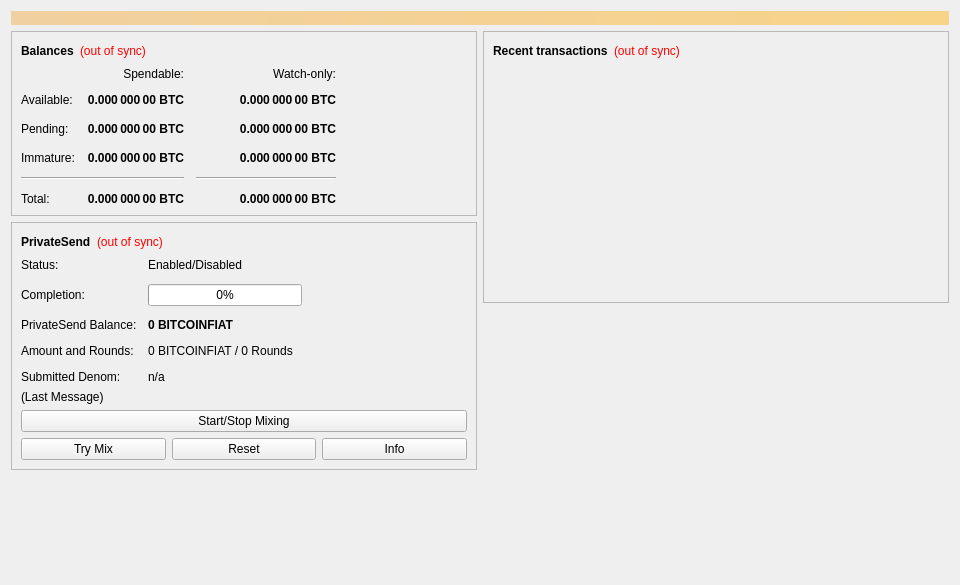
<?xml version="1.0" encoding="UTF-8"?>
<ui version="4.0">
 <class>OverviewPage</class>
 <widget class="QWidget" name="OverviewPage">
  <property name="geometry">
   <rect>
    <x>0</x>
    <y>0</y>
    <width>960</width>
    <height>585</height>
   </rect>
  </property>
  <property name="minimumSize">
   <size>
    <width>960</width>
    <height>0</height>
   </size>
  </property>
  <property name="windowTitle">
   <string>Form</string>
  </property>
  <layout class="QVBoxLayout" name="topLayout">
   <item>
    <widget class="QLabel" name="labelAlerts">
     <property name="visible">
      <bool>false</bool>
     </property>
     <property name="styleSheet">
      <string notr="true">QLabel { background-color: qlineargradient(x1: 0, y1: 0, x2: 1, y2: 0, stop:0 #F0D0A0, stop:1 #F8D488); color:#000000; }</string>
     </property>
     <property name="wordWrap">
      <bool>true</bool>
     </property>
     <property name="margin">
      <number>3</number>
     </property>
     <property name="textInteractionFlags">
      <set>Qt::TextSelectableByMouse</set>
     </property>
    </widget>
   </item>
   <item>
    <layout class="QHBoxLayout" name="horizontalLayout" stretch="1,1">
     <item>
      <layout class="QVBoxLayout" name="verticalLayout_2">
       <item>
        <widget class="QFrame" name="frame">
         <property name="frameShape">
          <enum>QFrame::StyledPanel</enum>
         </property>
         <property name="frameShadow">
          <enum>QFrame::Raised</enum>
         </property>
         <layout class="QVBoxLayout" name="verticalLayout_4">
          <item>
           <layout class="QHBoxLayout" name="horizontalLayout_4">
            <item>
             <widget class="QLabel" name="label_5">
              <property name="font">
               <font>
                <weight>75</weight>
                <bold>true</bold>
               </font>
              </property>
              <property name="text">
               <string>Balances</string>
              </property>
             </widget>
            </item>
            <item>
             <widget class="QLabel" name="labelWalletStatus">
              <property name="toolTip">
               <string>The displayed information may be out of date. Your wallet automatically synchronizes with the Bitcoinfiat network after a connection is established, but this process has not completed yet.</string>
              </property>
              <property name="styleSheet">
               <string notr="true">QLabel { color: red; }</string>
              </property>
              <property name="text">
               <string notr="true">(out of sync)</string>
              </property>
              <property name="alignment">
               <set>Qt::AlignLeading|Qt::AlignLeft|Qt::AlignVCenter</set>
              </property>
             </widget>
            </item>
            <item>
             <spacer name="horizontalSpacer_3">
              <property name="orientation">
               <enum>Qt::Horizontal</enum>
              </property>
              <property name="sizeHint" stdset="0">
               <size>
                <width>40</width>
                <height>20</height>
               </size>
              </property>
             </spacer>
            </item>
           </layout>
          </item>
          <item>
           <layout class="QGridLayout" name="gridLayout">
            <property name="spacing">
             <number>12</number>
            </property>
            <item row="2" column="2">
             <widget class="QLabel" name="labelWatchPending">
              <property name="font">
               <font>
                <weight>75</weight>
                <bold>true</bold>
               </font>
              </property>
              <property name="cursor">
               <cursorShape>IBeamCursor</cursorShape>
              </property>
              <property name="toolTip">
               <string>Unconfirmed transactions to watch-only addresses</string>
              </property>
              <property name="text">
               <string notr="true">0.000 000 00 BTC</string>
              </property>
              <property name="alignment">
               <set>Qt::AlignRight|Qt::AlignTrailing|Qt::AlignVCenter</set>
              </property>
              <property name="textInteractionFlags">
               <set>Qt::LinksAccessibleByMouse|Qt::TextSelectableByKeyboard|Qt::TextSelectableByMouse</set>
              </property>
             </widget>
            </item>
            <item row="2" column="1">
             <widget class="QLabel" name="labelUnconfirmed">
              <property name="font">
               <font>
                <weight>75</weight>
                <bold>true</bold>
               </font>
              </property>
              <property name="cursor">
               <cursorShape>IBeamCursor</cursorShape>
              </property>
              <property name="toolTip">
               <string>Total of transactions that have yet to be confirmed, and do not yet count toward the spendable balance</string>
              </property>
              <property name="text">
               <string notr="true">0.000 000 00 BTC</string>
              </property>
              <property name="alignment">
               <set>Qt::AlignRight|Qt::AlignTrailing|Qt::AlignVCenter</set>
              </property>
              <property name="textInteractionFlags">
               <set>Qt::LinksAccessibleByMouse|Qt::TextSelectableByKeyboard|Qt::TextSelectableByMouse</set>
              </property>
             </widget>
            </item>
            <item row="3" column="2">
             <widget class="QLabel" name="labelWatchImmature">
              <property name="font">
               <font>
                <weight>75</weight>
                <bold>true</bold>
               </font>
              </property>
              <property name="cursor">
               <cursorShape>IBeamCursor</cursorShape>
              </property>
              <property name="toolTip">
               <string>Mined balance in watch-only addresses that has not yet matured</string>
              </property>
              <property name="text">
               <string notr="true">0.000 000 00 BTC</string>
              </property>
              <property name="alignment">
               <set>Qt::AlignRight|Qt::AlignTrailing|Qt::AlignVCenter</set>
              </property>
              <property name="textInteractionFlags">
               <set>Qt::LinksAccessibleByMouse|Qt::TextSelectableByKeyboard|Qt::TextSelectableByMouse</set>
              </property>
             </widget>
            </item>
            <item row="4" column="0" colspan="2">
             <widget class="Line" name="lineSpendableBalance">
              <property name="orientation">
               <enum>Qt::Horizontal</enum>
              </property>
             </widget>
            </item>
            <item row="4" column="2">
             <widget class="Line" name="lineWatchBalance">
              <property name="sizePolicy">
               <sizepolicy hsizetype="Preferred" vsizetype="Fixed">
                <horstretch>0</horstretch>
                <verstretch>0</verstretch>
               </sizepolicy>
              </property>
              <property name="minimumSize">
               <size>
                <width>140</width>
                <height>0</height>
               </size>
              </property>
              <property name="orientation">
               <enum>Qt::Horizontal</enum>
              </property>
             </widget>
            </item>
            <item row="5" column="0">
             <widget class="QLabel" name="labelTotalText">
              <property name="text">
               <string>Total:</string>
              </property>
             </widget>
            </item>
            <item row="3" column="1">
             <widget class="QLabel" name="labelImmature">
              <property name="font">
               <font>
                <weight>75</weight>
                <bold>true</bold>
               </font>
              </property>
              <property name="cursor">
               <cursorShape>IBeamCursor</cursorShape>
              </property>
              <property name="toolTip">
               <string>Mined balance that has not yet matured</string>
              </property>
              <property name="text">
               <string notr="true">0.000 000 00 BTC</string>
              </property>
              <property name="alignment">
               <set>Qt::AlignRight|Qt::AlignTrailing|Qt::AlignVCenter</set>
              </property>
              <property name="textInteractionFlags">
               <set>Qt::LinksAccessibleByMouse|Qt::TextSelectableByKeyboard|Qt::TextSelectableByMouse</set>
              </property>
             </widget>
            </item>
            <item row="2" column="3">
             <spacer name="horizontalSpacer_2">
              <property name="orientation">
               <enum>Qt::Horizontal</enum>
              </property>
              <property name="sizeHint" stdset="0">
               <size>
                <width>40</width>
                <height>20</height>
               </size>
              </property>
             </spacer>
            </item>
            <item row="3" column="0">
             <widget class="QLabel" name="labelImmatureText">
              <property name="text">
               <string>Immature:</string>
              </property>
             </widget>
            </item>
            <item row="5" column="1">
             <widget class="QLabel" name="labelTotal">
              <property name="font">
               <font>
                <weight>75</weight>
                <bold>true</bold>
               </font>
              </property>
              <property name="cursor">
               <cursorShape>IBeamCursor</cursorShape>
              </property>
              <property name="toolTip">
               <string>Your current total balance</string>
              </property>
              <property name="text">
               <string notr="true">0.000 000 00 BTC</string>
              </property>
              <property name="alignment">
               <set>Qt::AlignRight|Qt::AlignTrailing|Qt::AlignVCenter</set>
              </property>
              <property name="textInteractionFlags">
               <set>Qt::LinksAccessibleByMouse|Qt::TextSelectableByKeyboard|Qt::TextSelectableByMouse</set>
              </property>
             </widget>
            </item>
            <item row="5" column="2">
             <widget class="QLabel" name="labelWatchTotal">
              <property name="font">
               <font>
                <weight>75</weight>
                <bold>true</bold>
               </font>
              </property>
              <property name="cursor">
               <cursorShape>IBeamCursor</cursorShape>
              </property>
              <property name="toolTip">
               <string>Current total balance in watch-only addresses</string>
              </property>
              <property name="text">
               <string notr="true">0.000 000 00 BTC</string>
              </property>
              <property name="alignment">
               <set>Qt::AlignRight|Qt::AlignTrailing|Qt::AlignVCenter</set>
              </property>
              <property name="textInteractionFlags">
               <set>Qt::LinksAccessibleByMouse|Qt::TextSelectableByKeyboard|Qt::TextSelectableByMouse</set>
              </property>
             </widget>
            </item>
            <item row="0" column="2">
             <widget class="QLabel" name="labelWatchonly">
              <property name="text">
               <string>Watch-only:</string>
              </property>
              <property name="alignment">
               <set>Qt::AlignRight|Qt::AlignTrailing|Qt::AlignVCenter</set>
              </property>
             </widget>
            </item>
            <item row="1" column="0">
             <widget class="QLabel" name="labelBalanceText">
              <property name="text">
               <string>Available:</string>
              </property>
             </widget>
            </item>
            <item row="1" column="1">
             <widget class="QLabel" name="labelBalance">
              <property name="font">
               <font>
                <weight>75</weight>
                <bold>true</bold>
               </font>
              </property>
              <property name="cursor">
               <cursorShape>IBeamCursor</cursorShape>
              </property>
              <property name="toolTip">
               <string>Your current spendable balance</string>
              </property>
              <property name="text">
               <string notr="true">0.000 000 00 BTC</string>
              </property>
              <property name="alignment">
               <set>Qt::AlignRight|Qt::AlignTrailing|Qt::AlignVCenter</set>
              </property>
              <property name="textInteractionFlags">
               <set>Qt::LinksAccessibleByMouse|Qt::TextSelectableByKeyboard|Qt::TextSelectableByMouse</set>
              </property>
             </widget>
            </item>
            <item row="1" column="2">
             <widget class="QLabel" name="labelWatchAvailable">
              <property name="font">
               <font>
                <weight>75</weight>
                <bold>true</bold>
               </font>
              </property>
              <property name="cursor">
               <cursorShape>IBeamCursor</cursorShape>
              </property>
              <property name="toolTip">
               <string>Your current balance in watch-only addresses</string>
              </property>
              <property name="text">
               <string notr="true">0.000 000 00 BTC</string>
              </property>
              <property name="alignment">
               <set>Qt::AlignRight|Qt::AlignTrailing|Qt::AlignVCenter</set>
              </property>
              <property name="textInteractionFlags">
               <set>Qt::LinksAccessibleByMouse|Qt::TextSelectableByKeyboard|Qt::TextSelectableByMouse</set>
              </property>
             </widget>
            </item>
            <item row="2" column="0">
             <widget class="QLabel" name="labelPendingText">
              <property name="text">
               <string>Pending:</string>
              </property>
             </widget>
            </item>
            <item row="0" column="1">
             <widget class="QLabel" name="labelSpendable">
              <property name="text">
               <string>Spendable:</string>
              </property>
              <property name="alignment">
               <set>Qt::AlignRight|Qt::AlignTrailing|Qt::AlignVCenter</set>
              </property>
             </widget>
            </item>
           </layout>
          </item>
         </layout>
        </widget>
       </item>
       <item>
        <widget class="QFrame" name="framePrivateSend">
         <property name="layoutDirection">
          <enum>Qt::LeftToRight</enum>
         </property>
         <property name="frameShape">
          <enum>QFrame::StyledPanel</enum>
         </property>
         <property name="frameShadow">
          <enum>QFrame::Raised</enum>
         </property>
         <layout class="QVBoxLayout" name="VerticalLayout_PS1">
          <item>
           <layout class="QHBoxLayout" name="horizontalLayout_5">
            <item>
             <widget class="QLabel" name="labelPrivateSendHeader">
              <property name="font">
               <font>
                <weight>75</weight>
                <bold>true</bold>
               </font>
              </property>
              <property name="text">
               <string>PrivateSend</string>
              </property>
             </widget>
            </item>
            <item>
             <widget class="QLabel" name="labelPrivateSendSyncStatus">
              <property name="toolTip">
               <string>The displayed information may be out of date. Your wallet automatically synchronizes with the Bitcoinfiat network after a connection is established, but this process has not completed yet.</string>
              </property>
              <property name="styleSheet">
               <string notr="true">QLabel { color: red; }</string>
              </property>
              <property name="text">
               <string notr="true">(out of sync)</string>
              </property>
              <property name="alignment">
               <set>Qt::AlignLeading|Qt::AlignLeft|Qt::AlignVCenter</set>
              </property>
             </widget>
            </item>
            <item>
             <spacer name="horizontalSpacer_4">
              <property name="orientation">
               <enum>Qt::Horizontal</enum>
              </property>
              <property name="sizeHint" stdset="0">
               <size>
                <width>40</width>
                <height>20</height>
               </size>
              </property>
             </spacer>
            </item>
           </layout>
          </item>
          <item>
           <layout class="QFormLayout" name="privateSendFormLayout">
            <property name="fieldGrowthPolicy">
             <enum>QFormLayout::AllNonFixedFieldsGrow</enum>
            </property>
            <property name="horizontalSpacing">
             <number>11</number>
            </property>
            <property name="verticalSpacing">
             <number>12</number>
            </property>
            <item row="0" column="0">
             <widget class="QLabel" name="labelPrivateSendEnabledText">
              <property name="text">
               <string>Status:</string>
              </property>
             </widget>
            </item>
            <item row="0" column="1">
             <widget class="QLabel" name="labelPrivateSendEnabled">
              <property name="text">
               <string>Enabled/Disabled</string>
              </property>
             </widget>
            </item>
            <item row="1" column="0">
             <widget class="QLabel" name="labelCompletitionText">
              <property name="text">
               <string>Completion:</string>
              </property>
             </widget>
            </item>
            <item row="1" column="1">
             <widget class="QProgressBar" name="privateSendProgress">
              <property name="maximumSize">
               <size>
                <width>154</width>
                <height>16777215</height>
               </size>
              </property>
              <property name="value">
               <number>0</number>
              </property>
             </widget>
            </item>
            <item row="2" column="0">
             <widget class="QLabel" name="labelAnonymizedText">
              <property name="text">
               <string>PrivateSend Balance:</string>
              </property>
             </widget>
            </item>
            <item row="2" column="1">
             <widget class="QLabel" name="labelAnonymized">
              <property name="font">
               <font>
                <weight>75</weight>
                <bold>true</bold>
               </font>
              </property>
              <property name="text">
               <string notr="true">0 BITCOINFIAT</string>
              </property>
             </widget>
            </item>
            <item row="3" column="0">
             <widget class="QLabel" name="labelAmountAndRoundsText">
              <property name="text">
               <string>Amount and Rounds:</string>
              </property>
             </widget>
            </item>
            <item row="3" column="1">
             <widget class="QLabel" name="labelAmountRounds">
              <property name="text">
               <string>0 BITCOINFIAT / 0 Rounds</string>
              </property>
             </widget>
            </item>
            <item row="4" column="0">
             <widget class="QLabel" name="labelSubmittedDenomText">
              <property name="text">
               <string>Submitted Denom:</string>
              </property>
             </widget>
            </item>
            <item row="4" column="1">
             <widget class="QLabel" name="labelSubmittedDenom">
              <property name="toolTip">
               <string>The denominations you submitted to the Masternode.&lt;br&gt;To mix, other users must submit the exact same denominations.</string>
              </property>
              <property name="text">
               <string>n/a</string>
              </property>
             </widget>
            </item>
           </layout>
          </item>
          <item>
           <layout class="QVBoxLayout" name="VerticalLayout_PS">
            <item>
             <widget class="QLabel" name="labelPrivateSendLastMessage">
              <property name="text">
               <string>(Last Message)</string>
              </property>
              <property name="alignment">
               <set>Qt::AlignLeading|Qt::AlignLeft|Qt::AlignTop</set>
              </property>
              <property name="wordWrap">
               <bool>true</bool>
              </property>
             </widget>
            </item>
            <item>
             <widget class="QPushButton" name="togglePrivateSend">
              <property name="sizePolicy">
               <sizepolicy hsizetype="MinimumExpanding" vsizetype="Fixed">
                <horstretch>0</horstretch>
                <verstretch>0</verstretch>
               </sizepolicy>
              </property>
              <property name="text">
               <string>Start/Stop Mixing</string>
              </property>
             </widget>
            </item>
            <item>
             <layout class="QHBoxLayout" name="horizontalLayout_debugbuttons">
              <item>
               <widget class="QPushButton" name="privateSendAuto">
                <property name="sizePolicy">
                 <sizepolicy hsizetype="MinimumExpanding" vsizetype="Fixed">
                  <horstretch>0</horstretch>
                  <verstretch>0</verstretch>
                 </sizepolicy>
                </property>
                <property name="toolTip">
                 <string>Try to manually submit a PrivateSend request.</string>
                </property>
                <property name="text">
                 <string>Try Mix</string>
                </property>
               </widget>
              </item>
              <item>
               <widget class="QPushButton" name="privateSendReset">
                <property name="sizePolicy">
                 <sizepolicy hsizetype="MinimumExpanding" vsizetype="Fixed">
                  <horstretch>0</horstretch>
                  <verstretch>0</verstretch>
                 </sizepolicy>
                </property>
                <property name="toolTip">
                 <string>Reset the current status of PrivateSend (can interrupt PrivateSend if it's in the process of Mixing, which can cost you money!)</string>
                </property>
                <property name="autoFillBackground">
                 <bool>false</bool>
                </property>
                <property name="text">
                 <string>Reset</string>
                </property>
               </widget>
              </item>
              <item>
               <widget class="QPushButton" name="privateSendInfo">
                <property name="sizePolicy">
                 <sizepolicy hsizetype="MinimumExpanding" vsizetype="Fixed">
                  <horstretch>0</horstretch>
                  <verstretch>0</verstretch>
                 </sizepolicy>
                </property>
                <property name="toolTip">
                 <string>Information about PrivateSend and Mixing</string>
                </property>
                <property name="text">
                 <string>Info</string>
                </property>
               </widget>
              </item>
             </layout>
            </item>
           </layout>
          </item>
         </layout>
        </widget>
       </item>
       <item>
        <spacer name="verticalSpacer">
         <property name="orientation">
          <enum>Qt::Vertical</enum>
         </property>
         <property name="sizeHint" stdset="0">
          <size>
           <width>20</width>
           <height>40</height>
          </size>
         </property>
        </spacer>
       </item>
      </layout>
     </item>
     <item>
      <layout class="QVBoxLayout" name="verticalLayout_3">
       <item>
        <widget class="QFrame" name="frame_2">
         <property name="frameShape">
          <enum>QFrame::StyledPanel</enum>
         </property>
         <property name="frameShadow">
          <enum>QFrame::Raised</enum>
         </property>
         <layout class="QVBoxLayout" name="verticalLayout">
          <item>
           <layout class="QHBoxLayout" name="horizontalLayout_2">
            <item>
             <widget class="QLabel" name="label_4">
              <property name="font">
               <font>
                <weight>75</weight>
                <bold>true</bold>
               </font>
              </property>
              <property name="text">
               <string>Recent transactions</string>
              </property>
             </widget>
            </item>
            <item>
             <widget class="QLabel" name="labelTransactionsStatus">
              <property name="toolTip">
               <string>The displayed information may be out of date. Your wallet automatically synchronizes with the Bitcoinfiat network after a connection is established, but this process has not completed yet.</string>
              </property>
              <property name="styleSheet">
               <string notr="true">QLabel { color: red; }</string>
              </property>
              <property name="text">
               <string notr="true">(out of sync)</string>
              </property>
              <property name="alignment">
               <set>Qt::AlignLeading|Qt::AlignLeft|Qt::AlignVCenter</set>
              </property>
             </widget>
            </item>
            <item>
             <spacer name="horizontalSpacer">
              <property name="orientation">
               <enum>Qt::Horizontal</enum>
              </property>
              <property name="sizeHint" stdset="0">
               <size>
                <width>40</width>
                <height>20</height>
               </size>
              </property>
             </spacer>
            </item>
           </layout>
          </item>
          <item>
           <widget class="QListView" name="listTransactions">
            <property name="styleSheet">
             <string notr="true">QListView { background: transparent; }</string>
            </property>
            <property name="frameShape">
             <enum>QFrame::NoFrame</enum>
            </property>
            <property name="verticalScrollBarPolicy">
             <enum>Qt::ScrollBarAlwaysOff</enum>
            </property>
            <property name="horizontalScrollBarPolicy">
             <enum>Qt::ScrollBarAlwaysOff</enum>
            </property>
            <property name="selectionMode">
             <enum>QAbstractItemView::NoSelection</enum>
            </property>
           </widget>
          </item>
         </layout>
        </widget>
       </item>
       <item>
        <spacer name="verticalSpacer_2">
         <property name="orientation">
          <enum>Qt::Vertical</enum>
         </property>
         <property name="sizeHint" stdset="0">
          <size>
           <width>20</width>
           <height>40</height>
          </size>
         </property>
        </spacer>
       </item>
      </layout>
     </item>
    </layout>
   </item>
  </layout>
 </widget>
 <resources/>
 <connections/>
</ui>
